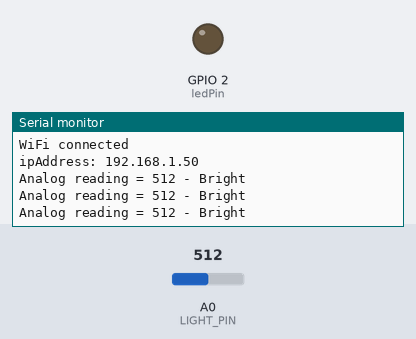
Simulated run of this sketch. Board: ESP8266 (NodeMCU). Shown: output pins drawn as LEDs (lit = HIGH), the last lines printed to the serial monitor. The test bench sets the inputs (shaded band); at power-on: A0 (LIGHT_PIN) = 512. WiFi joins after 1.5 s; servers stay silent unless stated; not simulated (calls return 0 or success): credentials.h.

Above: at 2.7 s.
2.8 s: A0 (LIGHT_PIN) set to 490
At 3.4 s:
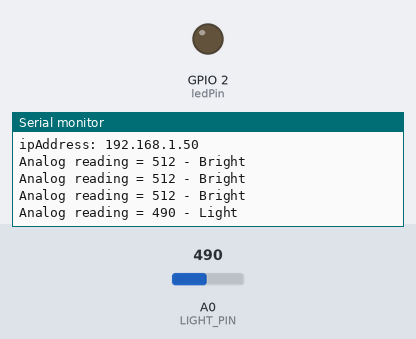
5.0 s: A0 (LIGHT_PIN) set to 190
At 5.4 s:
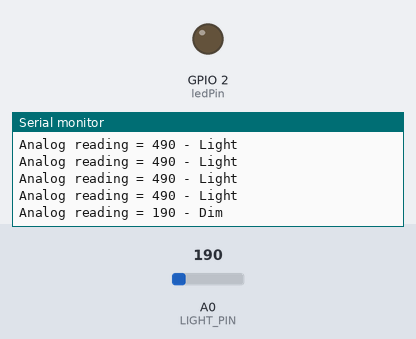

Measured:
- after the input at 2.8 s, the serial monitor: prints a new line after 0.21 s (image 1)
- after the input at 5.0 s, the serial monitor: prints a new line at once (image 2)

The sketch:

toiletRadio.ino
```cpp
// the setup function runs once when you press reset or power the board
#include <ESP8266WiFi.h>
#include "credentials.h"
//const char* ssid = "wifiName" //Is retreived from credentials.h
//const char* password = "wifiPassword" //Is retreived from credentials.h
#define LIGHT_PIN A0
const int ledPin = 2;


void setup() {
  // initialize digital pin LED_BUILTIN as an output.
  pinMode(ledPin, OUTPUT);
  pinMode(LIGHT_PIN, INPUT);
  Serial.begin(9600);
  Serial.println("");
  Serial.println("");
  Serial.print("Connecting to ");
  Serial.println(ssid);
  WiFi.begin(ssid, password);
  while (WiFi.status() != WL_CONNECTED) {
    delay(500);
    Serial.print(".");
  }
  Serial.println("");
  Serial.println("WiFi connected");
  Serial.print("ipAddress: ");
  Serial.println(WiFi.localIP());
}

// the loop function runs over and over again forever
void loop() {
  // reads the input on analog pin A0 (value between 0 and 1023)
  int analogValue = analogRead(LIGHT_PIN);

  Serial.print("Analog reading = ");
  Serial.print(analogValue);   // the raw analog reading

  // We'll have a few threshholds, qualitatively determined
  if (analogValue < 10) {
    Serial.println(" - Dark");
  } else if (analogValue < 200) {
    Serial.println(" - Dim");
  } else if (analogValue < 500) {
    Serial.println(" - Light");
  } else if (analogValue < 800) {
    Serial.println(" - Bright");
  } else {
    Serial.println(" - Very bright");
  }

  delay(500);
//  digitalWrite(ledPin, HIGH);   // turn the LED on (HIGH is the voltage level)
//  delay(1000);                       // wait for a second
//  digitalWrite(ledPin, LOW);    // turn the LED off by making the voltage LOW
//  delay(1000);                       // wait for a second
}
```
